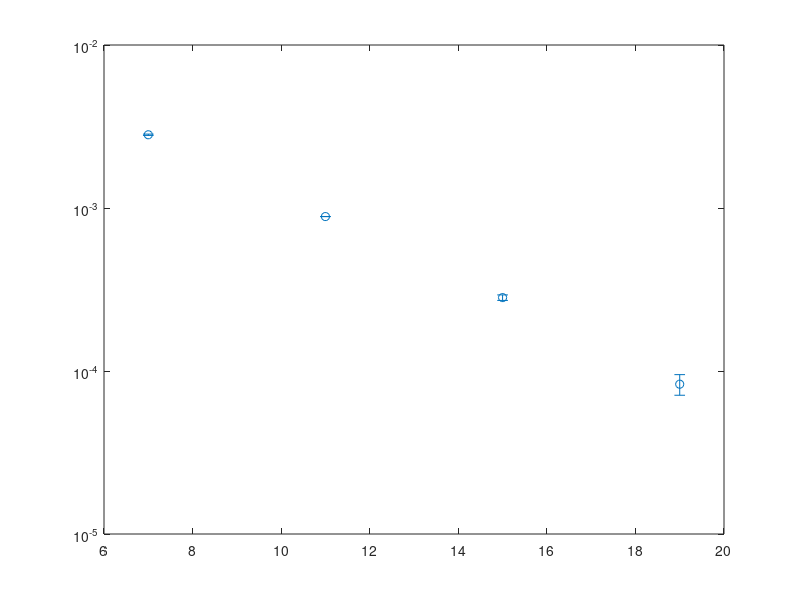

Recreate this plot in MATLAB. (Note: this script raises an error after producing the figure.)
clear;
Lx = [16,24, 32, 40];
distance = [7, 11,  15, 19];
SpinCorrelation = [-0.002814, 0.000886,-0.000282, 0.000083];
SpinCorrelation = abs(SpinCorrelation);
err = [0.000026, 0.000001, 0.000011,0.000012];
%15: 6.1e-4
% 9: 1.026e-3
h1 = errorbar(distance, SpinCorrelation, err,'o');hold on;
set(gca, 'XScale','linear', 'YScale','log')

p = fit((distance(1:4)'),log(SpinCorrelation(1:4)'),'poly1');
fprintf('correlation length=%.5f\n',-1/p.p1);
x = distance(1):0.5:distance(end);
fl=semilogy(distance,exp(p.p2+p.p1*distance),'-.');

% T=text(8,2.5e-3,['$\xi=',num2str(-1/p.p1),'$']);
% set(T,'Interpreter','latex');set(T,'Fontsize',28);



set(gca,'fontsize',24);
set(gca,'linewidth',1.5);
set(h1,'markersize',10);
set(get(gca,'Children'),'linewidth',3); % Set line width 1.5 pounds
xlabel('$x$','Interpreter','latex');
% ylabel('$|\langle S(0) \cdot S(x)\rangle |$','Interpreter','latex');
ylabel('$F(x)$','Interpreter','latex');
set(get(gca,'XLabel'),'FontSize',24); 
set(get(gca,'YLabel'),'FontSize',24); 
